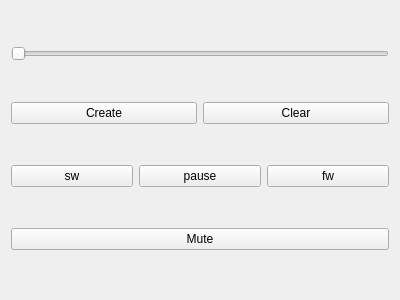
<?xml version="1.0" encoding="UTF-8"?>
<ui version="4.0">
 <class>Grid</class>
 <widget class="QWidget" name="Grid">
  <property name="geometry">
   <rect>
    <x>0</x>
    <y>0</y>
    <width>400</width>
    <height>300</height>
   </rect>
  </property>
  <property name="windowTitle">
   <string>Form</string>
  </property>
  <layout class="QVBoxLayout" name="verticalLayout_2">
   <item>
    <layout class="QGridLayout" name="g"/>
   </item>
   <item>
    <widget class="QSlider" name="slider">
     <property name="maximum">
      <number>99</number>
     </property>
     <property name="orientation">
      <enum>Qt::Horizontal</enum>
     </property>
    </widget>
   </item>
   <item>
    <layout class="QHBoxLayout" name="horizontalLayout">
     <item>
      <widget class="QPushButton" name="create">
       <property name="text">
        <string>Create</string>
       </property>
      </widget>
     </item>
     <item>
      <widget class="QPushButton" name="reCreateGrid">
       <property name="text">
        <string>Clear</string>
       </property>
      </widget>
     </item>
    </layout>
   </item>
   <item>
    <layout class="QHBoxLayout" name="horizontalLayout_2">
     <item>
      <widget class="QPushButton" name="btnSw">
       <property name="text">
        <string>sw</string>
       </property>
      </widget>
     </item>
     <item>
      <widget class="QPushButton" name="btnPause">
       <property name="text">
        <string>pause</string>
       </property>
      </widget>
     </item>
     <item>
      <widget class="QPushButton" name="btnFw">
       <property name="text">
        <string>fw</string>
       </property>
      </widget>
     </item>
    </layout>
   </item>
   <item>
    <layout class="QHBoxLayout" name="horizontalLayout_3">
     <item>
      <widget class="QPushButton" name="btnMute">
       <property name="text">
        <string>Mute</string>
       </property>
      </widget>
     </item>
    </layout>
   </item>
  </layout>
 </widget>
 <resources/>
 <connections/>
</ui>
